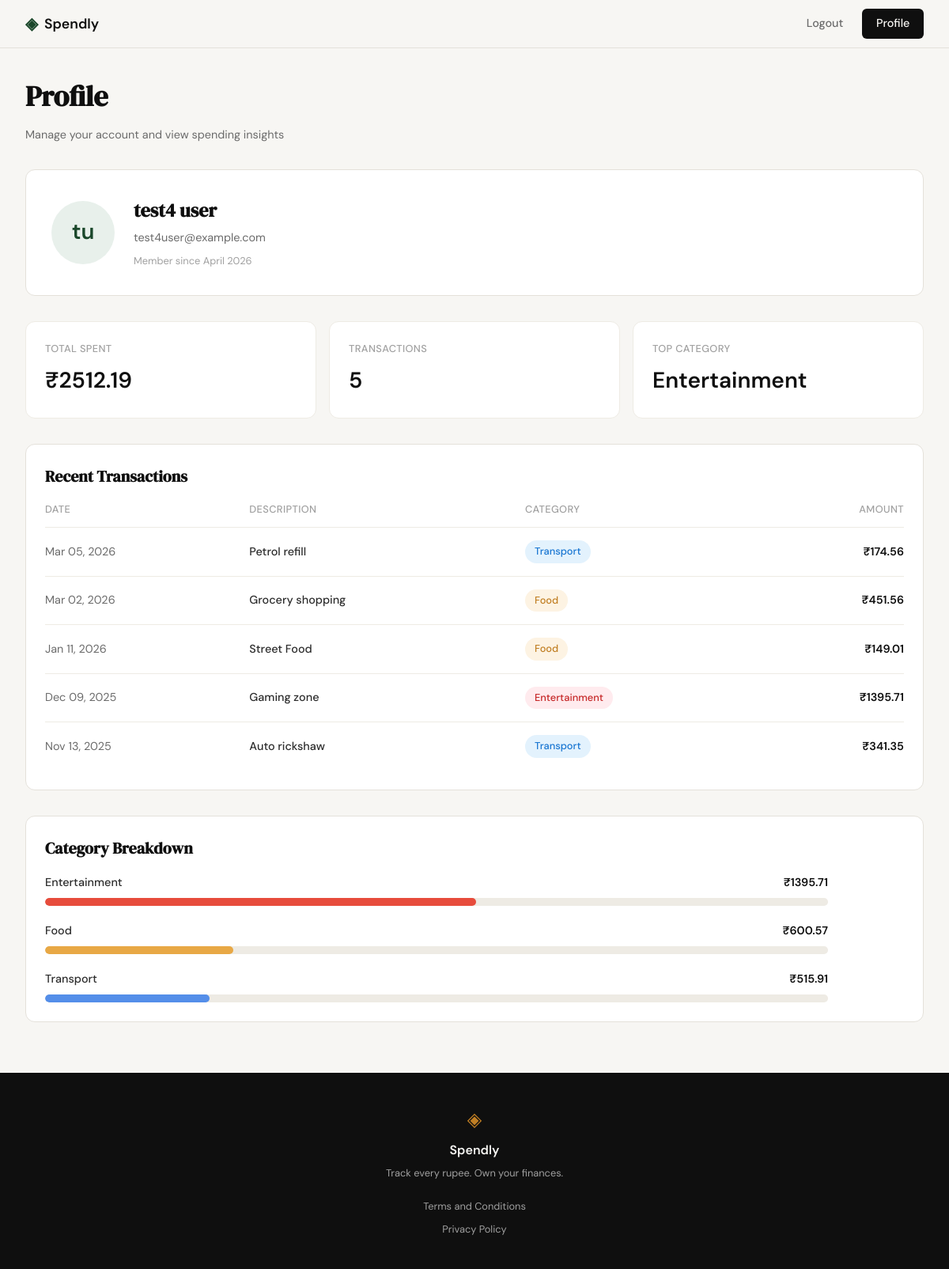
The page /profile (signed in) on the database its author committed.
### tables this page shows
CREATE TABLE users (
            id INTEGER PRIMARY KEY AUTOINCREMENT,
            name TEXT NOT NULL,
            email TEXT UNIQUE NOT NULL,
            password_hash TEXT NOT NULL,
            created_at TEXT
        );

CREATE TABLE expenses (
            id INTEGER PRIMARY KEY AUTOINCREMENT,
            user_id INTEGER NOT NULL,
            amount REAL NOT NULL,
            category TEXT NOT NULL,
            date TEXT NOT NULL,
            description TEXT,
            created_at TEXT,
            FOREIGN KEY (user_id) REFERENCES users(id)
        );

### app.py (the view)
@app.route("/profile")
def profile():
    if not session.get("user_id"):
        flash("Please log in to view your profile", "info")
        return redirect(url_for("login"))
    user_id = session.get("user_id")
    user = get_user_by_id(user_id)
    if not user:
        flash("User profile not found", "error")
        return redirect(url_for("login"))
    stats = get_summary_stats(user_id)
    transactions = get_recent_transactions(user_id)
    categories = get_category_breakdown(user_id)
    return render_template("profile.html", user=user, stats=stats, transactions=transactions, categories=categories)

### database/db.py (called while the page is built)
def get_db():
    conn = sqlite3.connect(DB_NAME)
    conn.row_factory = sqlite3.Row
    conn.execute("PRAGMA foreign_keys = ON")
    return conn

### database/queries.py (called while the page is built)
def get_user_by_id(user_id):
    conn = get_db()
    cursor = conn.cursor()
    cursor.execute("SELECT name, email, created_at FROM users WHERE id = ?", (user_id,))
    row = cursor.fetchone()
    conn.close()
    if row:
        date_str = row["created_at"]
        if date_str:
            dt = datetime.strptime(date_str, "%Y-%m-%d %H:%M:%S")
            member_since = dt.strftime("%B %Y")
        else:
            member_since = "Unknown"
        return {
            "name": row["name"],
            "email": row["email"],
            "member_since": member_since
        }
    return None

def get_summary_stats(user_id: int):
    conn = get_db()
    cursor = conn.cursor()
    cursor.execute(
        "SELECT SUM(amount), COUNT(*) FROM expenses WHERE user_id = ?",
        (user_id,)
    )
    row = cursor.fetchone()
    total_spent = row[0] if row and row[0] else 0.0
    transaction_count = row[1] if row and row[1] else 0
    cursor.execute(
        "SELECT category FROM expenses WHERE user_id = ? GROUP BY category ORDER BY SUM(amount) DESC LIMIT 1",
        (user_id,)
    )
    top_cat_row = cursor.fetchone()
    top_category = top_cat_row[0] if top_cat_row else "—"
    conn.close()
    return {
        "total_spent": total_spent,
        "transaction_count": transaction_count,
        "top_category": top_category
    }

def get_category_breakdown(user_id: int):
    conn = get_db()
    cursor = conn.cursor()
    cursor.execute(
        "SELECT category, SUM(amount) as total FROM expenses WHERE user_id = ? GROUP BY category ORDER BY total DESC",
        (user_id,)
    )
    rows = cursor.fetchall()
    if not rows:
        conn.close()
        return []
    total_sum = sum(row["total"] for row in rows)
    breakdown = []
    sum_pcts = 0
    for row in rows:
        category_total = row["total"]
        pct = round((category_total / total_sum) * 100) if total_sum > 0 else 0
        breakdown.append({
            "name": row["category"],
            "amount": category_total,
            "pct": pct
        })
        sum_pcts += pct
    remainder = 100 - sum_pcts
    if breakdown:
        breakdown[0]["pct"] += remainder
    conn.close()
    return breakdown

### templates/profile.html (shortened to what this page needs)
{% extends "base.html" %}
{% block content %}
<div class="profile-container">
    <div class="profile-header">
        <h1 class="profile-title">Profile</h1>
        <p class="profile-subtitle">Manage your account and view spending insights</p>
    </div>
    <div class="user-card">
        <div class="avatar-circle">
            {{ user.name.split()[0][0] }}{{ user.name.split()[1][0] if ' ' in user.name else '' }}
        </div>
        <div class="user-info">
            <h2>{{ user.name }}</h2>
            <p class="user-email">{{ user.email }}</p>
            <p class="member-since">Member since {{ user.member_since }}</p>
        </div>
    </div>
    <div class="stats-row">
        <div class="stat-card">
            <span class="stat-label">Total Spent</span>
            <span class="stat-value">₹{{ "%.2f"|format(stats.total_spent) }}</span>
        </div>
        <div class="stat-card">
            <span class="stat-label">Transactions</span>
            <span class="stat-value">{{ stats.transaction_count }}</span>
        </div>
        <div class="stat-card">
            <span class="stat-label">Top Category</span>
            <span class="stat-value">{{ stats.top_category }}</span>
        </div>
    </div>
    <div class="section-card">
        <h2 class="section-title">Recent Transactions</h2>
        <table class="transactions-table">
            <thead>
                <tr>
                    <th>Date</th>
                    <th>Description</th>
                    <th>Category</th>
                    <th style="text-align: right;">Amount</th>
                </tr>
            </thead>
            <tbody>
                {% for transaction in transactions %}
                <tr>
                    <td class="transaction-date">{{ transaction.date }}</td>
                    <td class="transaction-description">{{ transaction.description }}</td>
                    <td>
                        <span class="category-badge {{ transaction.category | lower }}">
                            {{ transaction.category }}
                        </span>
                    </td>
                    <td class="transaction-amount">₹{{ "%.2f"|format(transaction.amount) }}</td>
                </tr>
                {% endfor %}
            </tbody>
        </table>
    </div>
    <div class="section-card">
        <h2 class="section-title">Category Breakdown</h2>
        <div class="category-list">
            {% for category in categories %}
            <div class="category-row">
                <div class="category-info">
                    <div class="category-header">
                        <span class="category-name">{{ category.name }}</span>
                        <span class="category-amount">₹{{ "%.2f"|format(category.amount) }}</span>
                    </div>
                    <div class="cat-bar-track">
                        <div class="cat-bar {{ category.name | lower | replace(' & ', '-') }}" style="width: {{ category.pct }}%;"></div>
                    </div>
                </div>
            </div>
            {% endfor %}
        </div>
    </div>
</div>
{% endblock %}

### static/css/style.css (style rules this page uses)
:root { --ink: #0f0f0f; --ink-soft: #2d2d2d; --ink-muted: #6b6b6b; --ink-faint: #a0a0a0; --paper: #f7f6f3; --paper-warm: #f0ede6; --paper-card: #ffffff; --accent: #1a472a; --accent-light: #e8f0eb; --accent-2: #c17f24; --accent-2-light: #fdf3e3; --danger: #c0392b; --danger-light: #fdecea; --border: #e4e1da; --border-soft: #eeebe4; --font-display: 'DM Serif Display', Georgia, serif; --font-body: 'DM Sans', system-ui, sans-serif; --max-width: 1200px; --auth-width: 440px; --radius-sm: 6px; --radius-md: 12px; --radius-lg: 20px; }
*, *::before, *::after { box-sizing: border-box; margin: 0; padding: 0; }
html { font-size: 16px; scroll-behavior: smooth; }
body { background: var(--paper); color: var(--ink); font-family: var(--font-body); font-size: 1rem; line-height: 1.6; -webkit-font-smoothing: antialiased; }
.stat-card { background: var(--paper-card); border: 1px solid #f0f0ee; border-radius: 14px; padding: 1.5rem; display: flex; flex-direction: column; gap: 0.5rem; }
.stat-label { font-size: 0.8rem; color: #999; font-weight: 500; }
.stat-value { font-family: var(--font-body); font-size: 1.75rem; font-weight: 600; color: var(--ink); }
.cat-bar-track { height: 12px; background: #f0f0ee; border-radius: 999px; overflow: hidden; }
.cat-bar { height: 100%; border-radius: 999px; }

### rows shown on the page
users: name "t", name "u", name "test4 user", email "test4user@example.com"
expenses: top_category "Entertainment", amount "1395.71", name "Entertainment", {{ category.pct }} 55 (drawn)
expenses: amount "174.56"
expenses: amount "451.56"
expenses: amount "149.01"
expenses: amount "341.35"

### other values the page prints
{{ user.member_since }} "April 2026"
{{ "%.2f"|format(stats.total_spent) }} "2512.19"
{{ stats.transaction_count }} "5"
{{ category.name }} "Food" "Transport"
{{ "%.2f"|format(category.amount) }} "600.57" "515.91"
